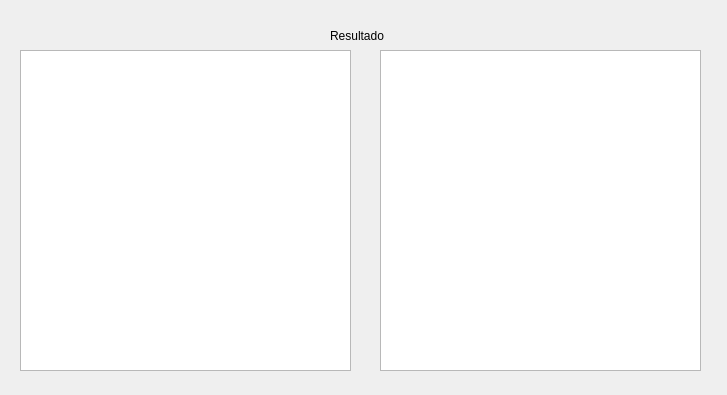
<?xml version="1.0" encoding="UTF-8"?>
<ui version="4.0">
 <class>comparacao</class>
 <widget class="QWidget" name="comparacao">
  <property name="geometry">
   <rect>
    <x>0</x>
    <y>0</y>
    <width>727</width>
    <height>395</height>
   </rect>
  </property>
  <property name="windowTitle">
   <string>Form</string>
  </property>
  <widget class="QChartView" name="resul">
   <property name="geometry">
    <rect>
     <x>20</x>
     <y>50</y>
     <width>331</width>
     <height>321</height>
    </rect>
   </property>
  </widget>
  <widget class="QLabel" name="label">
   <property name="geometry">
    <rect>
     <x>330</x>
     <y>20</y>
     <width>201</width>
     <height>31</height>
    </rect>
   </property>
   <property name="lineWidth">
    <number>6</number>
   </property>
   <property name="text">
    <string>Resultado</string>
   </property>
   <property name="textFormat">
    <enum>Qt::AutoText</enum>
   </property>
  </widget>
  <widget class="QChartView" name="resul1">
   <property name="geometry">
    <rect>
     <x>380</x>
     <y>50</y>
     <width>321</width>
     <height>321</height>
    </rect>
   </property>
  </widget>
 </widget>
 <customwidgets>
  <customwidget>
   <class>QChartView</class>
   <extends>QGraphicsView</extends>
   <header>QtCharts</header>
  </customwidget>
 </customwidgets>
 <resources/>
 <connections/>
</ui>
